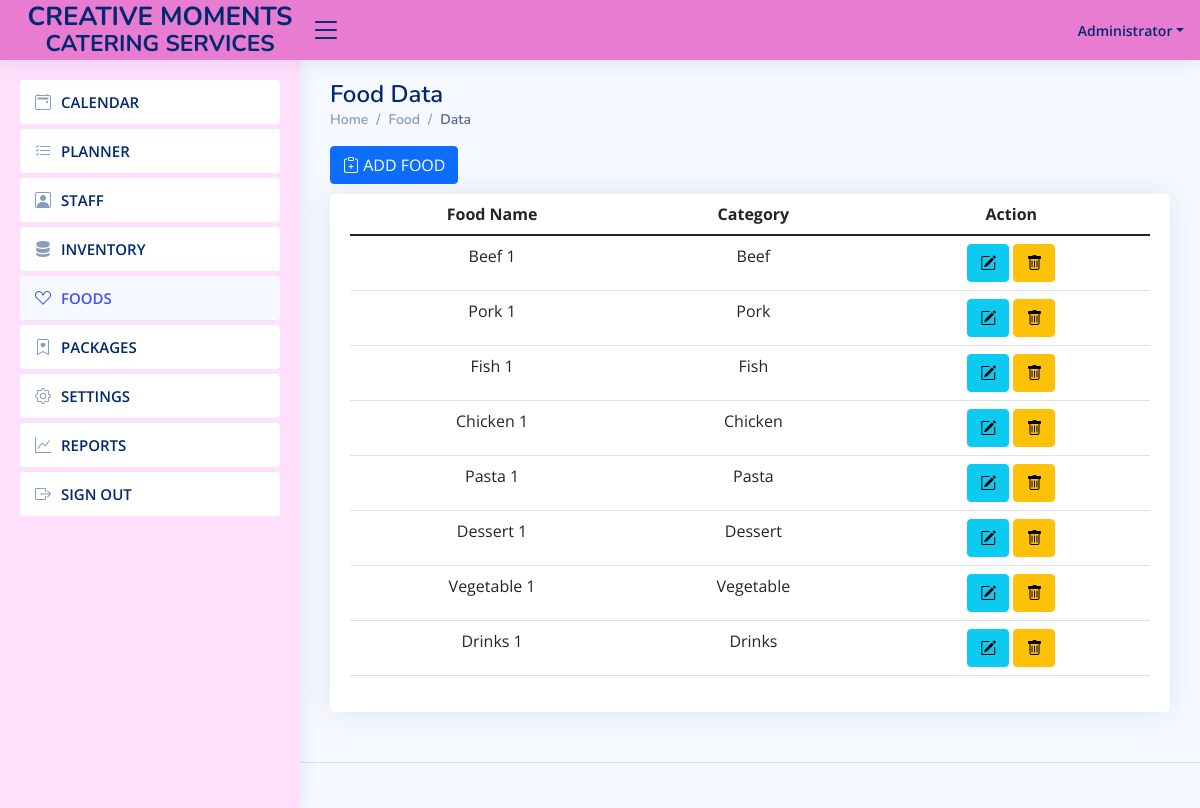
Page /accounts/foods.php (signed in) on the committed database.
### tables this page shows
CREATE TABLE `cm_foods` (
  `food_id` int(12) NOT NULL,
  `name` text NOT NULL,
  `category` varchar(35) NOT NULL,
  `date_added` timestamp NOT NULL DEFAULT current_timestamp()
);

### accounts/controller/foods.php (called while the page is built, shortened)
<?php
include('../controller/database.php');
$cm_foods = $mysqli->query("SELECT * from cm_foods");

### accounts/foods.php (the view, shortened to what this page needs)
<?php include('header.php');?>
<?php include('nav.php');?>
<?php include('controller/foods.php');?>
  <main id="main" class="main">
    <div class="pagetitle">
      <h1>Food Data</h1>
      <nav>
        <ol class="breadcrumb">
          <li class="breadcrumb-item"><a href="index.php">Home</a></li>
          <li class="breadcrumb-item">Food</li>
          <li class="breadcrumb-item active">Data</li>
        </ol>
      </nav>
    </div>
    <section class="section">
      <div class="row">
		<div class="col-lg-4">
			<button class="btn btn-primary btn-md"  data-bs-toggle="modal" data-bs-target="#add-food"> <i class="bi bi-clipboard-plus"></i> ADD FOOD</button>
		</div> <br> <br>
        <div class="col-lg-12">
          <div class="card">
            <div class="card-body">
              <table class="table datatable">
                <thead>
                  <tr>
                    <th scope="col"  class="text-center"> Food Name</th>
                    <th scope="col"  class="text-center"> Category</th>
                    <th scope="col"  class="text-center"> Action</th>
                  </tr>
                </thead>
                <tbody>
				<?php while($val = $cm_foods->fetch_object()){ ?>
				  <tr>
                    <td class="text-center"><?php echo $val->name;?></td>
                    <td class="text-center"><?php echo $val->category;?></td>
                    <td class="text-center">
						<button class="btn btn-info" data-bs-toggle="modal" data-bs-target="#edit-food<?php echo $val->food_id;?>"> <i class="bi bi-pencil-square"></i> </button>
						<button class="btn btn-warning" data-bs-toggle="modal" data-bs-target="#delete-food<?php echo $val->food_id;?>"> <i class="bi bi-trash"></i> </button>
					</td>
                  </tr>
                <?php } ?>
                </tbody>
              </table>
            </div>
          </div>
        </div>
      </div>
    </section>
  </main>
<?php include('footer.php');?>

### assets/css/style.css (style rules this page uses)
:root { scroll-behavior: smooth; }
body { font-family: "Open Sans", sans-serif; background: #f6f9ff; color: #444444; }
a { color: #4154f1; text-decoration: none; }
h1, h2, h3, h4, h5, h6 { font-family: "Nunito", sans-serif; }
#main { margin-top: 60px; padding: 20px 30px; transition: all 0.3s; }
.pagetitle { margin-bottom: 10px; }
.pagetitle h1 { font-size: 24px; margin-bottom: 0; font-weight: 600; color: #012970; }
.card { margin-bottom: 30px; border: none; border-radius: 5px; box-shadow: 0px 0 30px rgba(1, 41, 112, 0.1); }
.card-body { padding: 0 20px 20px 20px; }
.breadcrumb { font-size: 14px; font-family: "Nunito", sans-serif; color: #899bbd; font-weight: 600; }
.breadcrumb a { color: #899bbd; transition: 0.3s; }
.breadcrumb .breadcrumb-item::before { color: #899bbd; }
.breadcrumb .active { color: #51678f; font-weight: 600; }
@media (min-width: 1200px) { #main, #footer { margin-left: 300px; } }

### rows in the picture
cm_foods: name "Beef 1", category "Beef"
cm_foods: name "Pork 1", category "Pork"
cm_foods: name "Fish 1", category "Fish"
cm_foods: name "Chicken 1", category "Chicken"
cm_foods: name "Pasta 1", category "Pasta"
cm_foods: name "Dessert 1", category "Dessert"
cm_foods: name "Vegetable 1", category "Vegetable"
cm_foods: name "Drinks 1", category "Drinks"

### other values in the picture
$_SESSION['user'] "Administrator"
